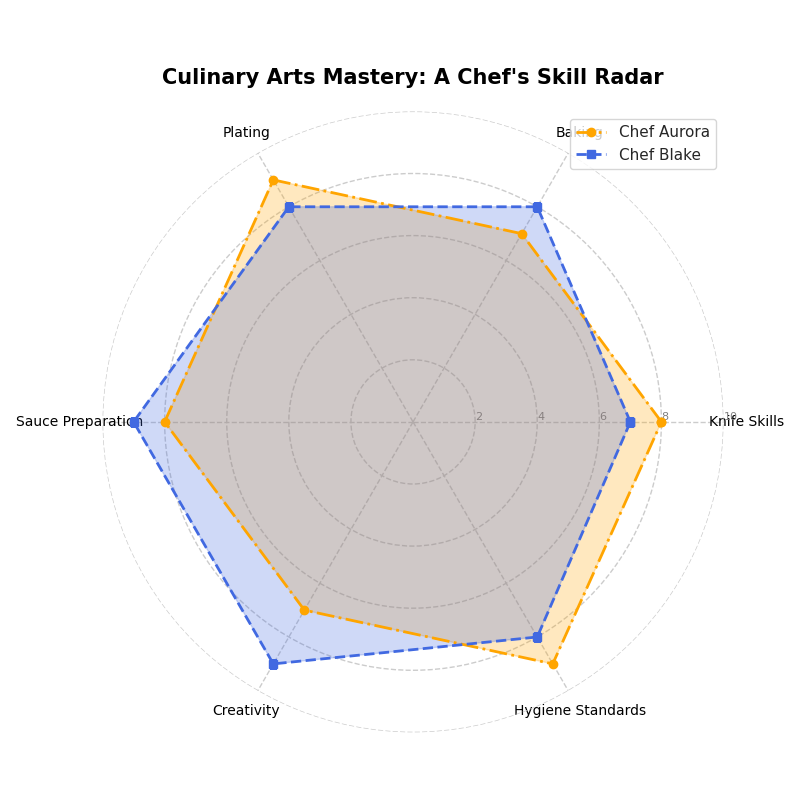

Python code for this plot:
import matplotlib.pyplot as plt
import numpy as np
from math import pi

categories = ["Knife Skills", "Baking", "Plating", "Sauce Preparation", "Creativity", "Hygiene Standards"]
num_vars = len(categories)

chef_aurora = [8, 7, 9, 8, 7, 9]
chef_blake = [7, 8, 8, 9, 9, 8]

angles = np.linspace(0, 2 * pi, num_vars, endpoint=False).tolist()
angles += angles[:1]

aurora_data = chef_aurora + chef_aurora[:1]
blake_data = chef_blake + chef_blake[:1]

fig, ax = plt.subplots(figsize=(8, 8), subplot_kw=dict(polar=True))

plt.xticks(angles[:-1], categories, color='black', size=10)
ax.set_rlabel_position(0)
plt.yticks([2, 4, 6, 8, 10], ["2", "4", "6", "8", "10"], color="grey", size=8)
plt.ylim(0, 10)

# Modified stylistic elements
ax.plot(angles, aurora_data, linewidth=2, linestyle='dashdot', marker='o', label='Chef Aurora', color='orange')
ax.fill(angles, aurora_data, color='orange', alpha=0.25)

ax.plot(angles, blake_data, linewidth=2, linestyle='dashed', marker='s', label='Chef Blake', color='royalblue')
ax.fill(angles, blake_data, color='royalblue', alpha=0.25)

# Optional grid
ax.grid(True, linestyle='--')

ax.spines['polar'].set_visible(False)  # Remove borders

plt.title("Culinary Arts Mastery: A Chef's Skill Radar", size=15, color='black', weight='bold', pad=20)
plt.legend(loc='best')  # Randomized legend location

plt.tight_layout()

plt.show()
